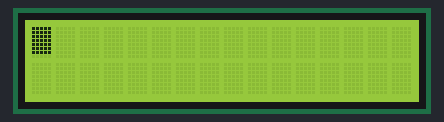
A sketch run on a simulated Arduino Uno, built with avr-gcc and run on an emulated ATmega328P. Parts: 16×2 character LCD.

Above: at 0.07 s.
At 0.52 s:
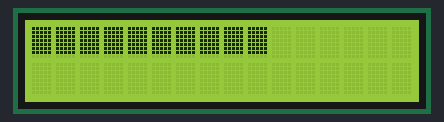
At 0.98 s:
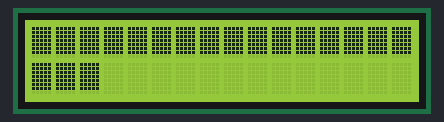
At 1.88 s:
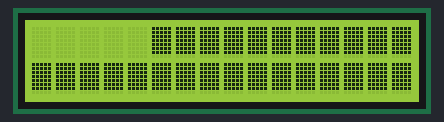
At 2.79 s:
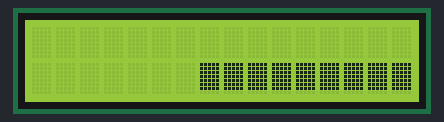
At 3.69 s:
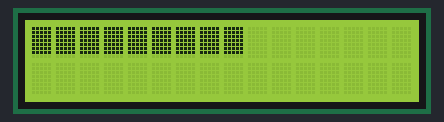

Measured:
- by itself, everything shown: repeats every 3.2 s, in 64 steps

The sketch:

LCD_Blocks.ino
```cpp
//LCD Blocks - a simple program
  //Created by Matthew Mason,
  //December 2013
const int wait = 50;
#include <LiquidCrystal.h>
LiquidCrystal lcd(12, 11, 5, 4, 3, 2);
byte block[8] = {
  B11111,
  B11111,
  B11111,
  B11111,
  B11111,
  B11111,
  B11111,
};
byte empty[8] = {
  B00000,
  B00000,
  B00000,
  B00000,
  B00000,
  B00000,
  B00000,
};
void setup()
  {
  lcd.createChar(0, block);
  lcd.createChar(1, empty);
  lcd.begin(16, 2);
  lcd.noBlink();
  }
void loop()
  {
  lcd.clear();
  for(int slot = 0; slot<16; slot++)
    {
    lcd. setCursor(slot,0);
    lcd.write(byte(0));
    delay(wait);
    }
  for(int slot = 0; slot<16; slot++)
    {
    lcd. setCursor(slot,1);
    lcd.write(byte(0));
    delay(wait);
    }
  for(int slot = 0; slot<16; slot++)
    {
    lcd. setCursor(slot,0);
    lcd.write(byte(1));
    delay(wait);
    }
  for(int slot = 0; slot<16; slot++)
    {
    lcd. setCursor(slot,1);
    lcd.write(byte(1));
    delay(wait);
    }
  }
```
